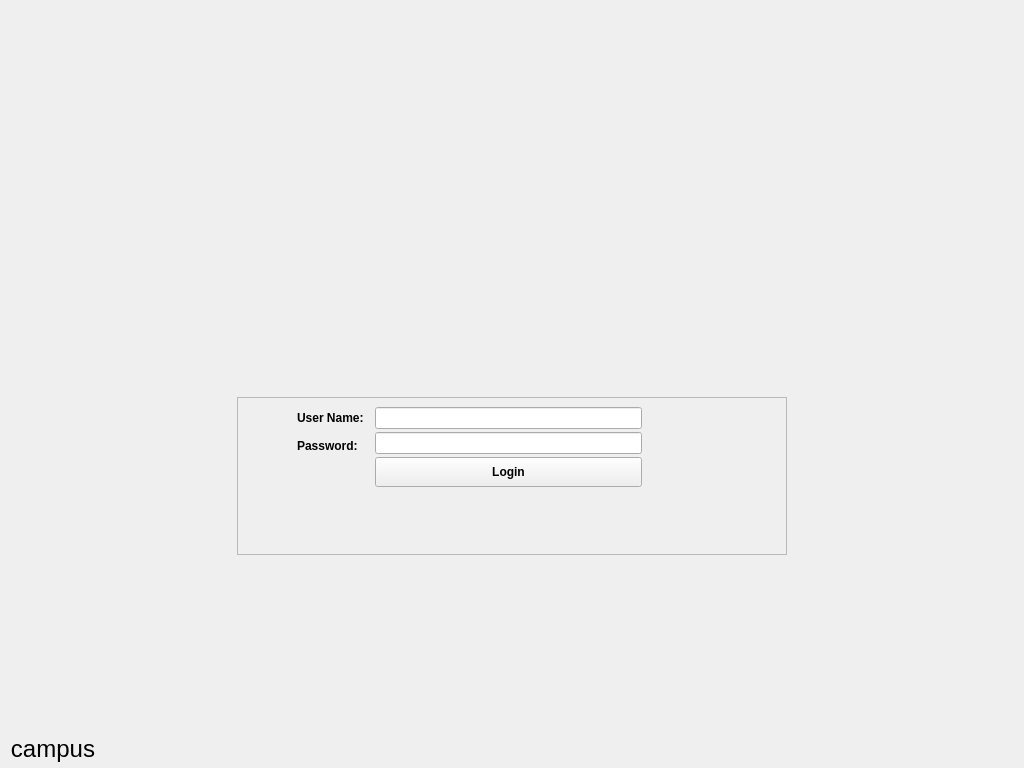
<?xml version="1.0" encoding="UTF-8"?>
<ui version="4.0">
 <class>Form</class>
 <widget class="QWidget" name="Form">
  <property name="geometry">
   <rect>
    <x>0</x>
    <y>0</y>
    <width>1024</width>
    <height>768</height>
   </rect>
  </property>
  <property name="minimumSize">
   <size>
    <width>1024</width>
    <height>768</height>
   </size>
  </property>
  <property name="windowTitle">
   <string>Form</string>
  </property>
  <property name="styleSheet">
   <string notr="true"/>
  </property>
  <layout class="QGridLayout" name="gridLayout_2">
   <property name="horizontalSpacing">
    <number>0</number>
   </property>
   <property name="verticalSpacing">
    <number>6</number>
   </property>
   <property name="margin">
    <number>0</number>
   </property>
   <item row="0" column="0">
    <layout class="QHBoxLayout" name="horizontalLayout_7">
     <item>
      <spacer name="horizontalSpacer">
       <property name="orientation">
        <enum>Qt::Horizontal</enum>
       </property>
       <property name="sizeHint" stdset="0">
        <size>
         <width>268</width>
         <height>20</height>
        </size>
       </property>
      </spacer>
     </item>
     <item>
      <layout class="QVBoxLayout" name="verticalLayout">
       <property name="spacing">
        <number>3</number>
       </property>
       <item>
        <spacer name="verticalSpacer_6">
         <property name="orientation">
          <enum>Qt::Vertical</enum>
         </property>
         <property name="sizeType">
          <enum>QSizePolicy::Fixed</enum>
         </property>
         <property name="sizeHint" stdset="0">
          <size>
           <width>20</width>
           <height>10</height>
          </size>
         </property>
        </spacer>
       </item>
       <item>
        <layout class="QHBoxLayout" name="horizontalLayout_4">
         <item>
          <spacer name="horizontalSpacer_6">
           <property name="orientation">
            <enum>Qt::Horizontal</enum>
           </property>
           <property name="sizeHint" stdset="0">
            <size>
             <width>40</width>
             <height>20</height>
            </size>
           </property>
          </spacer>
         </item>
         <item>
          <widget class="QLabel" name="lb_image_logo">
           <property name="minimumSize">
            <size>
             <width>500</width>
             <height>347</height>
            </size>
           </property>
           <property name="maximumSize">
            <size>
             <width>500</width>
             <height>347</height>
            </size>
           </property>
           <property name="text">
            <string/>
           </property>
          </widget>
         </item>
         <item>
          <spacer name="horizontalSpacer_7">
           <property name="orientation">
            <enum>Qt::Horizontal</enum>
           </property>
           <property name="sizeHint" stdset="0">
            <size>
             <width>40</width>
             <height>20</height>
            </size>
           </property>
          </spacer>
         </item>
        </layout>
       </item>
       <item>
        <spacer name="verticalSpacer">
         <property name="orientation">
          <enum>Qt::Vertical</enum>
         </property>
         <property name="sizeType">
          <enum>QSizePolicy::Maximum</enum>
         </property>
         <property name="sizeHint" stdset="0">
          <size>
           <width>20</width>
           <height>40</height>
          </size>
         </property>
        </spacer>
       </item>
       <item>
        <widget class="QFrame" name="frame">
         <property name="minimumSize">
          <size>
           <width>450</width>
           <height>100</height>
          </size>
         </property>
         <property name="maximumSize">
          <size>
           <width>16777215</width>
           <height>160</height>
          </size>
         </property>
         <property name="frameShape">
          <enum>QFrame::StyledPanel</enum>
         </property>
         <property name="frameShadow">
          <enum>QFrame::Raised</enum>
         </property>
         <layout class="QGridLayout" name="gridLayout">
          <item row="2" column="0">
           <layout class="QHBoxLayout" name="horizontalLayout_2">
            <item>
             <spacer name="horizontalSpacer_5">
              <property name="orientation">
               <enum>Qt::Horizontal</enum>
              </property>
              <property name="sizeType">
               <enum>QSizePolicy::Fixed</enum>
              </property>
              <property name="sizeHint" stdset="0">
               <size>
                <width>135</width>
                <height>20</height>
               </size>
              </property>
             </spacer>
            </item>
            <item>
             <widget class="QLabel" name="lb_info">
              <property name="minimumSize">
               <size>
                <width>0</width>
                <height>25</height>
               </size>
              </property>
              <property name="font">
               <font>
                <weight>75</weight>
                <bold>true</bold>
               </font>
              </property>
              <property name="text">
               <string/>
              </property>
              <property name="wordWrap">
               <bool>true</bool>
              </property>
             </widget>
            </item>
            <item>
             <spacer name="horizontalSpacer_4">
              <property name="orientation">
               <enum>Qt::Horizontal</enum>
              </property>
              <property name="sizeType">
               <enum>QSizePolicy::Fixed</enum>
              </property>
              <property name="sizeHint" stdset="0">
               <size>
                <width>135</width>
                <height>20</height>
               </size>
              </property>
             </spacer>
            </item>
           </layout>
          </item>
          <item row="1" column="0">
           <layout class="QHBoxLayout" name="horizontalLayout_3">
            <item>
             <spacer name="verticalSpacer_4">
              <property name="orientation">
               <enum>Qt::Vertical</enum>
              </property>
              <property name="sizeHint" stdset="0">
               <size>
                <width>20</width>
                <height>40</height>
               </size>
              </property>
             </spacer>
            </item>
            <item>
             <spacer name="verticalSpacer_5">
              <property name="orientation">
               <enum>Qt::Vertical</enum>
              </property>
              <property name="sizeHint" stdset="0">
               <size>
                <width>20</width>
                <height>40</height>
               </size>
              </property>
             </spacer>
            </item>
           </layout>
          </item>
          <item row="0" column="0">
           <layout class="QHBoxLayout" name="horizontalLayout_6">
            <property name="spacing">
             <number>3</number>
            </property>
            <item>
             <layout class="QHBoxLayout" name="horizontalLayout">
              <property name="spacing">
               <number>3</number>
              </property>
              <item>
               <spacer name="horizontalSpacer_3">
                <property name="orientation">
                 <enum>Qt::Horizontal</enum>
                </property>
                <property name="sizeType">
                 <enum>QSizePolicy::Fixed</enum>
                </property>
                <property name="sizeHint" stdset="0">
                 <size>
                  <width>50</width>
                  <height>20</height>
                 </size>
                </property>
               </spacer>
              </item>
              <item>
               <layout class="QVBoxLayout" name="verticalLayout_6">
                <property name="spacing">
                 <number>6</number>
                </property>
                <item>
                 <widget class="QLabel" name="lb_user_2">
                  <property name="minimumSize">
                   <size>
                    <width>75</width>
                    <height>0</height>
                   </size>
                  </property>
                  <property name="font">
                   <font>
                    <weight>75</weight>
                    <bold>true</bold>
                   </font>
                  </property>
                  <property name="text">
                   <string>User Name:</string>
                  </property>
                 </widget>
                </item>
                <item>
                 <widget class="QLabel" name="lb_pass_2">
                  <property name="minimumSize">
                   <size>
                    <width>70</width>
                    <height>0</height>
                   </size>
                  </property>
                  <property name="font">
                   <font>
                    <weight>75</weight>
                    <bold>true</bold>
                   </font>
                  </property>
                  <property name="text">
                   <string>Password:</string>
                  </property>
                 </widget>
                </item>
                <item>
                 <spacer name="verticalSpacer_7">
                  <property name="orientation">
                   <enum>Qt::Vertical</enum>
                  </property>
                  <property name="sizeType">
                   <enum>QSizePolicy::Fixed</enum>
                  </property>
                  <property name="sizeHint" stdset="0">
                   <size>
                    <width>20</width>
                    <height>30</height>
                   </size>
                  </property>
                 </spacer>
                </item>
               </layout>
              </item>
             </layout>
            </item>
            <item>
             <layout class="QVBoxLayout" name="verticalLayout_4">
              <property name="spacing">
               <number>3</number>
              </property>
              <item>
               <widget class="QLineEdit" name="le_user">
                <property name="alignment">
                 <set>Qt::AlignCenter</set>
                </property>
               </widget>
              </item>
              <item>
               <widget class="QLineEdit" name="le_pass">
                <property name="echoMode">
                 <enum>QLineEdit::Password</enum>
                </property>
                <property name="alignment">
                 <set>Qt::AlignCenter</set>
                </property>
               </widget>
              </item>
              <item>
               <widget class="QPushButton" name="pb_login">
                <property name="minimumSize">
                 <size>
                  <width>0</width>
                  <height>30</height>
                 </size>
                </property>
                <property name="font">
                 <font>
                  <weight>75</weight>
                  <bold>true</bold>
                 </font>
                </property>
                <property name="text">
                 <string>Login</string>
                </property>
               </widget>
              </item>
             </layout>
            </item>
            <item>
             <spacer name="horizontalSpacer_9">
              <property name="orientation">
               <enum>Qt::Horizontal</enum>
              </property>
              <property name="sizeType">
               <enum>QSizePolicy::Fixed</enum>
              </property>
              <property name="sizeHint" stdset="0">
               <size>
                <width>135</width>
                <height>20</height>
               </size>
              </property>
             </spacer>
            </item>
           </layout>
          </item>
         </layout>
        </widget>
       </item>
       <item>
        <spacer name="verticalSpacer_2">
         <property name="orientation">
          <enum>Qt::Vertical</enum>
         </property>
         <property name="sizeHint" stdset="0">
          <size>
           <width>20</width>
           <height>110</height>
          </size>
         </property>
        </spacer>
       </item>
      </layout>
     </item>
     <item>
      <spacer name="horizontalSpacer_2">
       <property name="orientation">
        <enum>Qt::Horizontal</enum>
       </property>
       <property name="sizeHint" stdset="0">
        <size>
         <width>268</width>
         <height>20</height>
        </size>
       </property>
      </spacer>
     </item>
    </layout>
   </item>
   <item row="1" column="0">
    <layout class="QHBoxLayout" name="horizontalLayout_9">
     <property name="spacing">
      <number>0</number>
     </property>
     <property name="sizeConstraint">
      <enum>QLayout::SetDefaultConstraint</enum>
     </property>
     <item>
      <widget class="QWidget" name="widget_2" native="true">
       <property name="minimumSize">
        <size>
         <width>100</width>
         <height>90</height>
        </size>
       </property>
       <property name="maximumSize">
        <size>
         <width>100</width>
         <height>90</height>
        </size>
       </property>
       <layout class="QGridLayout" name="gridLayout_4">
        <property name="margin">
         <number>0</number>
        </property>
        <property name="spacing">
         <number>0</number>
        </property>
        <item row="1" column="0">
         <widget class="QLabel" name="lb_title">
          <property name="sizePolicy">
           <sizepolicy hsizetype="Minimum" vsizetype="Minimum">
            <horstretch>0</horstretch>
            <verstretch>0</verstretch>
           </sizepolicy>
          </property>
          <property name="minimumSize">
           <size>
            <width>90</width>
            <height>25</height>
           </size>
          </property>
          <property name="maximumSize">
           <size>
            <width>90</width>
            <height>25</height>
           </size>
          </property>
          <property name="font">
           <font>
            <pointsize>-1</pointsize>
            <stylestrategy>PreferAntialias</stylestrategy>
           </font>
          </property>
          <property name="styleSheet">
           <string notr="true">QLabel {
	font-size: 24px;
}</string>
          </property>
          <property name="text">
           <string>campus</string>
          </property>
          <property name="alignment">
           <set>Qt::AlignBottom|Qt::AlignRight|Qt::AlignTrailing</set>
          </property>
         </widget>
        </item>
        <item row="0" column="0">
         <spacer name="verticalSpacer_9">
          <property name="orientation">
           <enum>Qt::Vertical</enum>
          </property>
          <property name="sizeHint" stdset="0">
           <size>
            <width>20</width>
            <height>50</height>
           </size>
          </property>
         </spacer>
        </item>
       </layout>
      </widget>
     </item>
     <item>
      <layout class="QVBoxLayout" name="verticalLayout_2">
       <property name="spacing">
        <number>0</number>
       </property>
       <item>
        <widget class="QLabel" name="lb_image_wave">
         <property name="sizePolicy">
          <sizepolicy hsizetype="Minimum" vsizetype="Minimum">
           <horstretch>0</horstretch>
           <verstretch>0</verstretch>
          </sizepolicy>
         </property>
         <property name="minimumSize">
          <size>
           <width>500</width>
           <height>90</height>
          </size>
         </property>
         <property name="maximumSize">
          <size>
           <width>16777215</width>
           <height>90</height>
          </size>
         </property>
         <property name="text">
          <string/>
         </property>
         <property name="alignment">
          <set>Qt::AlignBottom|Qt::AlignRight|Qt::AlignTrailing</set>
         </property>
        </widget>
       </item>
       <item>
        <spacer name="verticalSpacer_8">
         <property name="orientation">
          <enum>Qt::Vertical</enum>
         </property>
         <property name="sizeType">
          <enum>QSizePolicy::Fixed</enum>
         </property>
         <property name="sizeHint" stdset="0">
          <size>
           <width>20</width>
           <height>10</height>
          </size>
         </property>
        </spacer>
       </item>
      </layout>
     </item>
    </layout>
   </item>
  </layout>
 </widget>
 <resources/>
 <connections/>
</ui>
